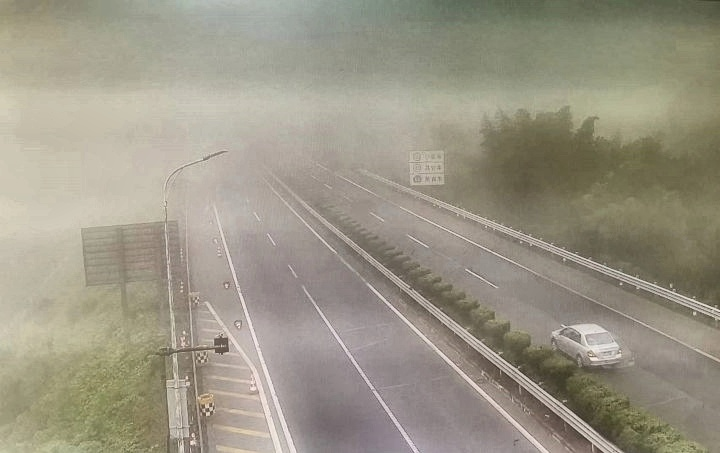
#> input picture quicktest/test_clahe.jpg, 720 x 453 px; its folder holds only this picture in this run
$ python -i clahe_enhance.py   (imports and definitions only)
#> lines starting #> are read from the running program, lines starting #| are printed output that depends on the picture
#> further down, picture is the input picture: shape (453, 720, 3); mean B, G, R 133.7, 149.8, 155.1
import logging
from pathlib import Path
import cv2
import numpy as np

logger = logging.getLogger(__name__)


def enhance(image, clip_limit=2.0, tile_grid_size=(8, 8)):
    # CLAHE增强，在LAB的L通道上做
#> called with clip_limit = 2, tile_grid_size = (8, 8)
    lab = cv2.cvtColor(image, cv2.COLOR_BGR2LAB)
#> lab: shape (453, 720, 3); mean of channels 0, 1, 2 157.8, 127.2, 137.3
    l, a, b = cv2.split(lab)
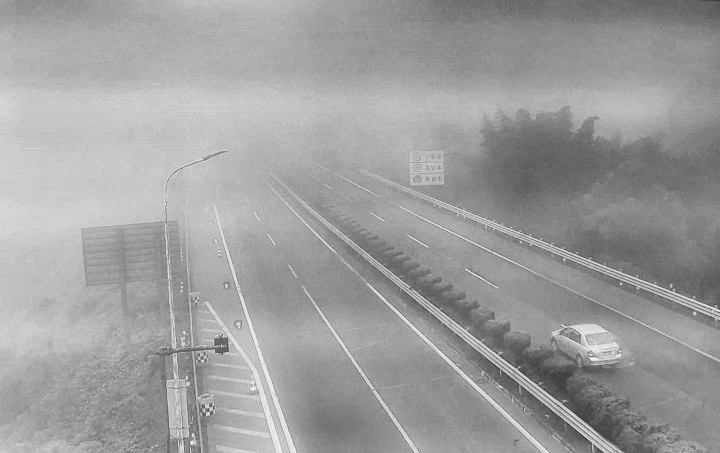
#> l: shape (453, 720); min 53, max 244, mean 157.8
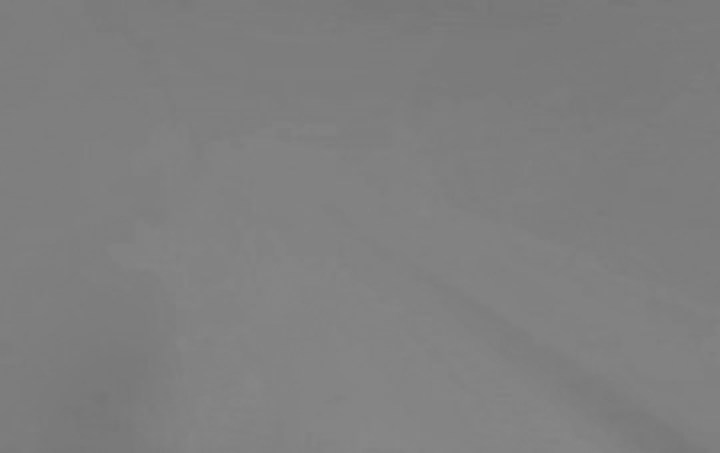
#> a: shape (453, 720); min 117, max 135, mean 127.2
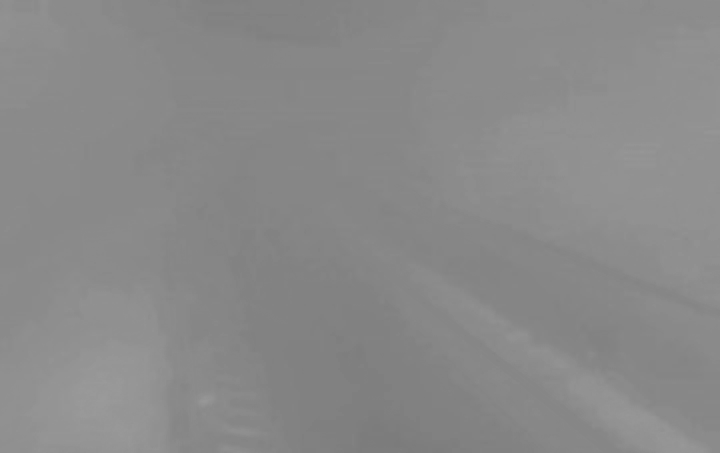
#> b: shape (453, 720); min 123, max 154, mean 137.3
    clahe = cv2.createCLAHE(clipLimit=clip_limit, tileGridSize=tile_grid_size)
    l_eq = clahe.apply(l)
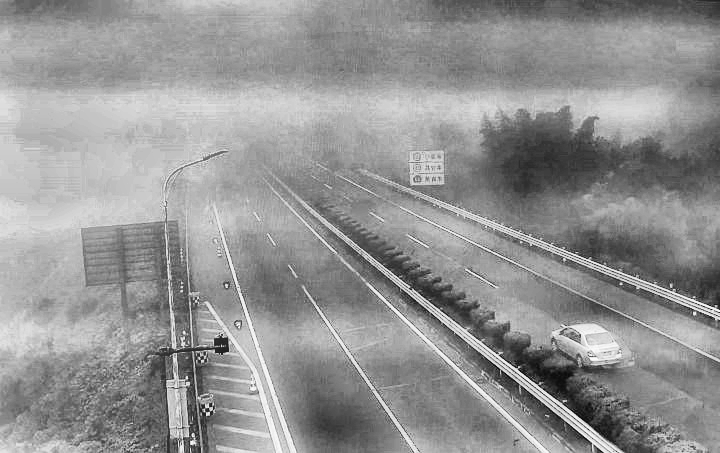
#> l_eq: shape (453, 720); min 10, max 252, mean 147.7
    lab_eq = cv2.merge([l_eq, a, b])
#> lab_eq: shape (453, 720, 3); mean of channels 0, 1, 2 147.7, 127.2, 137.3
    return cv2.cvtColor(lab_eq, cv2.COLOR_LAB2BGR)
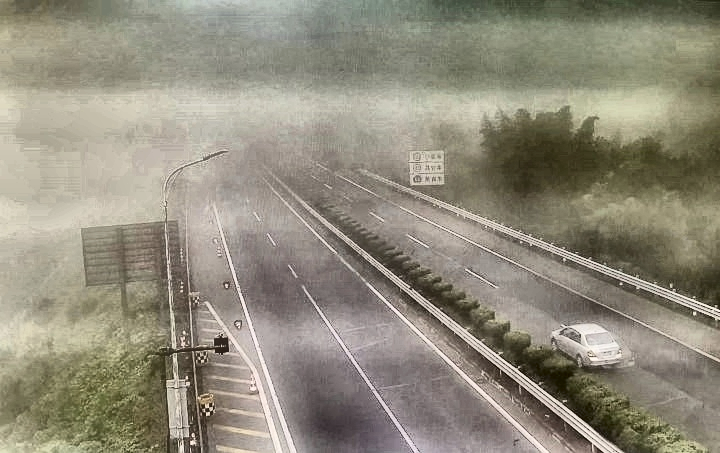
#> returned value: shape (453, 720, 3); mean B, G, R 124.3, 140.2, 145.3


def enhance_directory(input_dir, output_dir, clip_limit=2.0, tile_grid_size=(8, 8)):
    input_dir = Path(input_dir)
    output_dir = Path(output_dir)
    output_dir.mkdir(parents=True, exist_ok=True)
    files = sorted(input_dir.glob("*.jpg"))
    n = 0
    for p in files:
        img = cv2.imread(str(p))
        if img is None:
            continue
        out = enhance(img, clip_limit=clip_limit, tile_grid_size=tile_grid_size)
        cv2.imwrite(str(output_dir / p.name), out)
        n += 1
    logger.info("CLAHE: %d images", n)
    return n

>>> import cv2
>>> picture = cv2.imread('../../quicktest/test_clahe.jpg')
>>> result = enhance(picture)

$ run again, on quicktest/test_fog.jpg
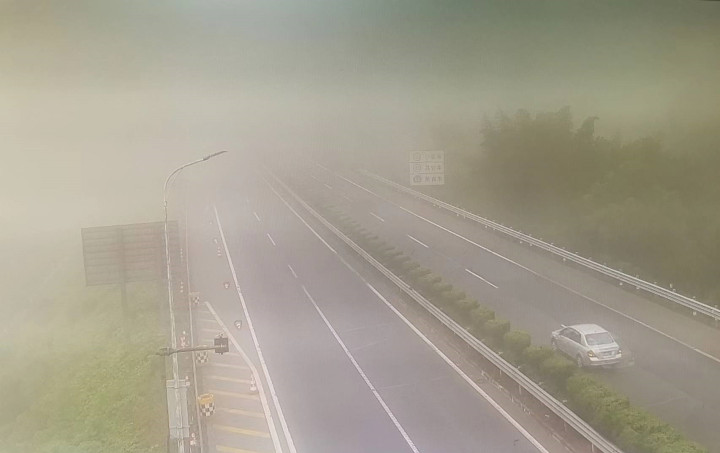
#> input picture quicktest/test_fog.jpg, 720 x 453 px
#> picture is the input picture: shape (453, 720, 3); mean B, G, R 142.2, 158.3, 163.8
#> lab: shape (453, 720, 3); mean of channels 0, 1, 2 166.3, 127.2, 137.2
#> in enhance, `l, a, b = cv2.split(lab)`:
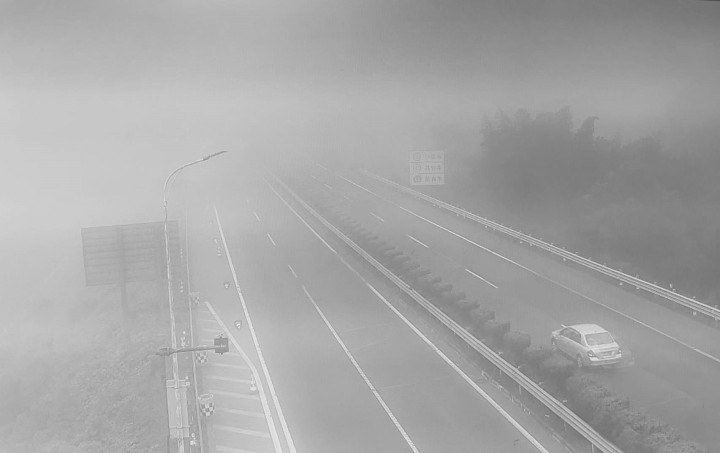
#> l: shape (453, 720); min 78, max 233, mean 166.3
#> lab_eq: shape (453, 720, 3); mean of channels 0, 1, 2 157.7, 127.2, 137.2
